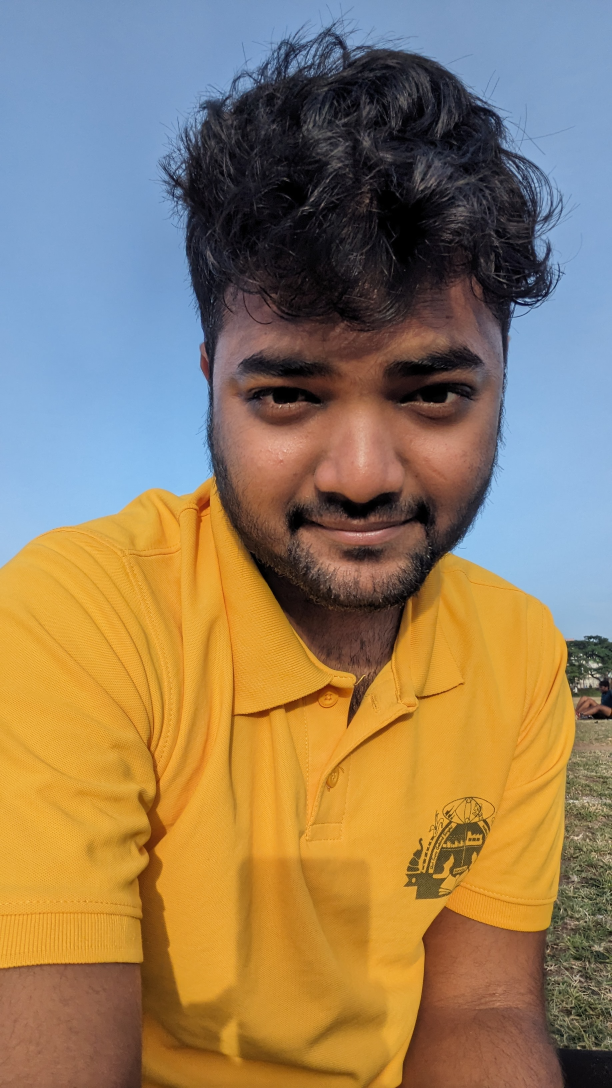
#> input picture dataset/my_img/PXL_20230824_013404983.jpg, 1836 x 3264 px (shown at 1/3 size); its folder holds only this picture in this run
$ python -i resize_and_contrast_equalize.py   (imports and definitions only)
#> lines starting #> are read from the running program, lines starting #| are printed output that depends on the picture
#> further down, picture is the input picture: shape (3264, 1836, 3); mean B, G, R 96, 125, 146
import cv2
import numpy as np
import os

def resize_with_padding(img, target_size=(256, 256), pad_color=(0, 0, 0)):
    h, w = img.shape[:2]
    scale = min(target_size[0] / h, target_size[1] / w)
    new_w, new_h = int(w * scale), int(h * scale)

    resized_img = cv2.resize(img, (new_w, new_h))

    padded_img = np.full((target_size[1], target_size[0], 3), pad_color, dtype=np.uint8)

    x_offset = (target_size[0] - new_w) // 2
    y_offset = (target_size[1] - new_h) // 2
    padded_img[y_offset:y_offset+new_h, x_offset:x_offset+new_w] = resized_img

    return padded_img

def apply_clahe(img):
    lab = cv2.cvtColor(img, cv2.COLOR_BGR2LAB)  # Convert to LAB color space
#> lab: shape (3264, 1836, 3); mean of channels 0, 1, 2 137, 136.1, 145.9
    l, a, b = cv2.split(lab)
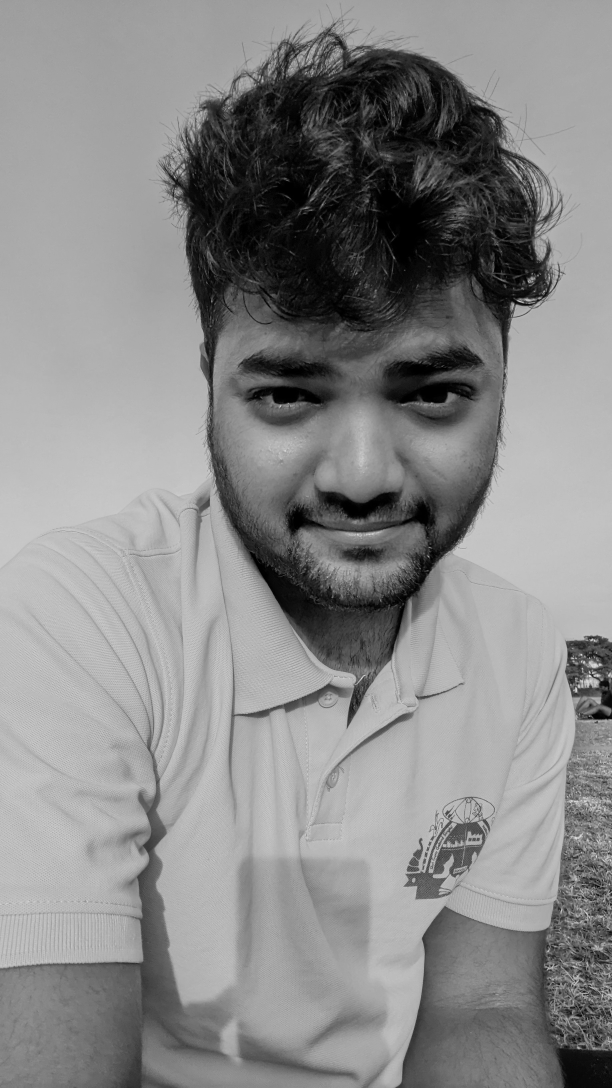
#> l: shape (3264, 1836) (shown at 1/3 size); min 0, max 249, mean 137
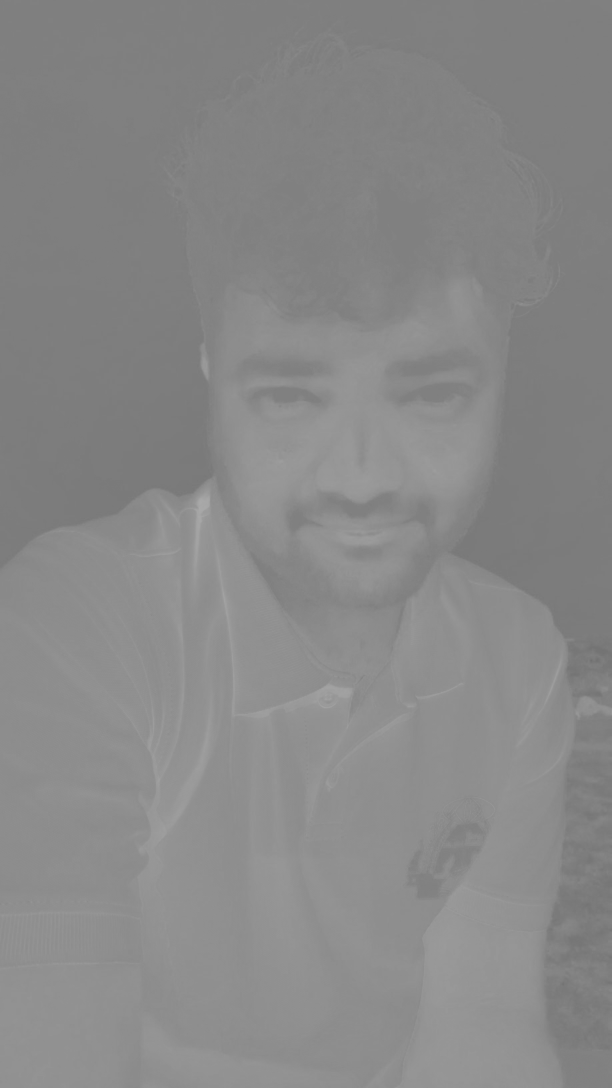
#> a: shape (3264, 1836) (shown at 1/3 size); min 111, max 170, mean 136.1
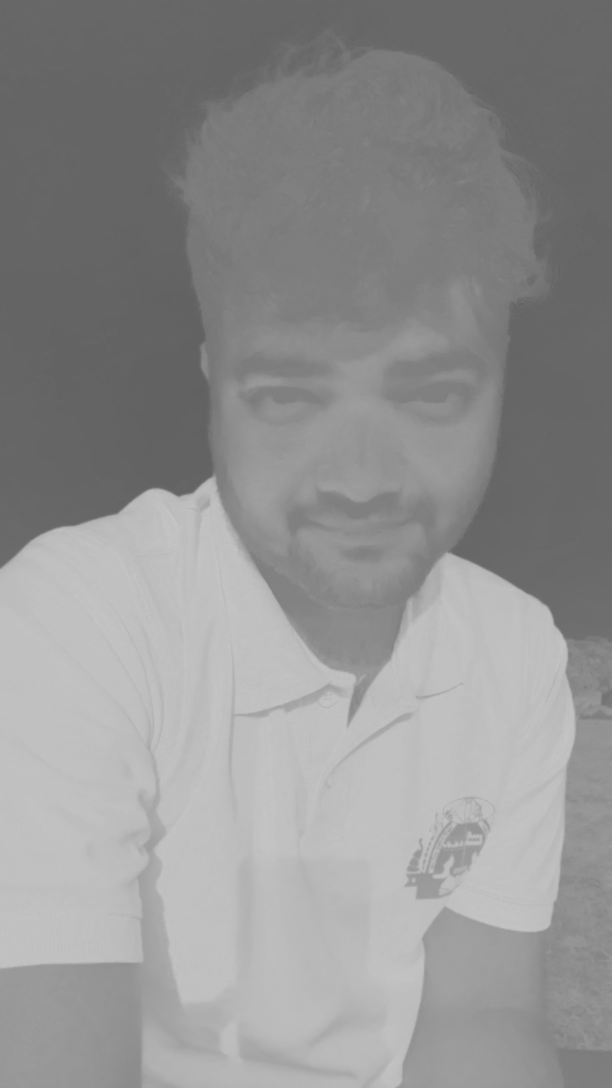
#> b: shape (3264, 1836) (shown at 1/3 size); min 95, max 198, mean 145.9

    clahe = cv2.createCLAHE(clipLimit=2.0, tileGridSize=(8, 8))
    l_eq = clahe.apply(l)
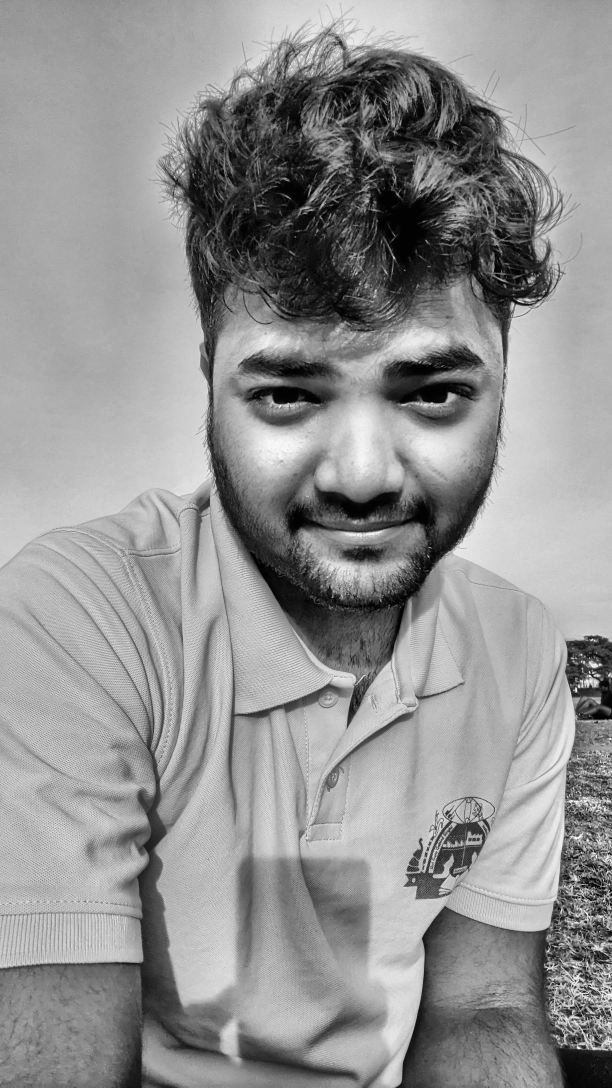
#> l_eq: shape (3264, 1836) (shown at 1/3 size); min 0, max 254, mean 146.2

    lab_eq = cv2.merge((l_eq, a, b))
#> lab_eq: shape (3264, 1836, 3); mean of channels 0, 1, 2 146.2, 136.1, 145.9
    return cv2.cvtColor(lab_eq, cv2.COLOR_LAB2BGR)
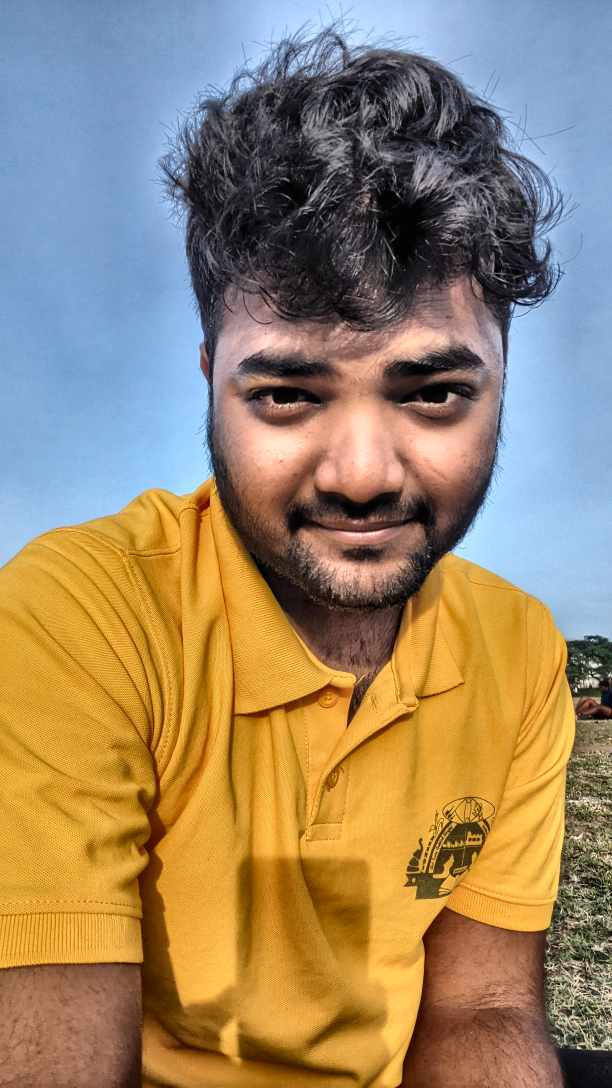
#> returned value: shape (3264, 1836, 3) (shown at 1/3 size); mean B, G, R 105.3, 134.3, 154.8

def process_images(input_folder, output_folder, target_size=(256, 256)):
    os.makedirs(output_folder, exist_ok=True)

    resize_folder=os.path.join(output_folder, "resize")
    contrast_equalize_folder=os.path.join(output_folder, "contrast_equalize")

    for filename in os.listdir(input_folder):
        img_path = os.path.join(input_folder, filename)
        img = cv2.imread(img_path)

        if img is not None:
            processed_img = resize_with_padding(img, target_size)
            cv2.imwrite(os.path.join(resize_folder, filename), processed_img)
            clahe_img = apply_clahe(processed_img)
            cv2.imwrite(os.path.join(contrast_equalize_folder, filename), clahe_img)

# [1 line not run here, left out]

>>> import cv2
>>> picture = cv2.imread('../dataset/my_img/PXL_20230824_013404983.jpg')
>>> result = apply_clahe(picture)
